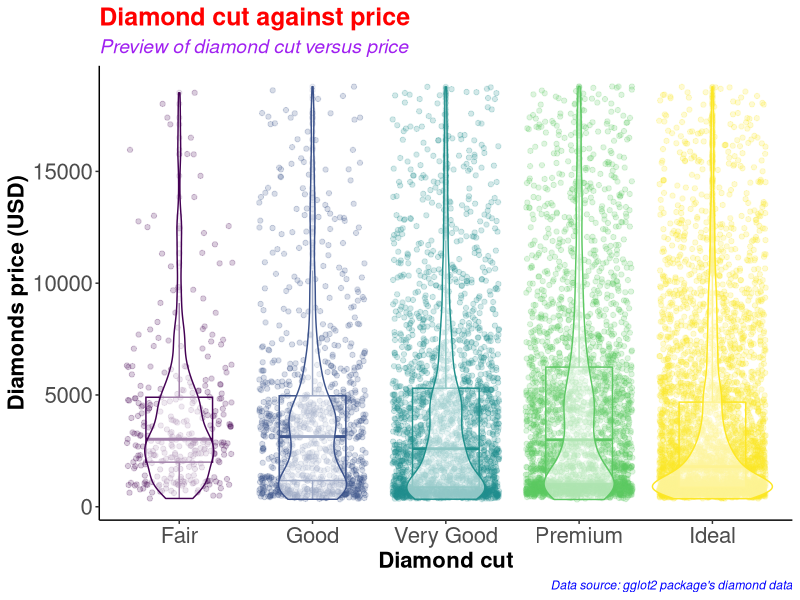
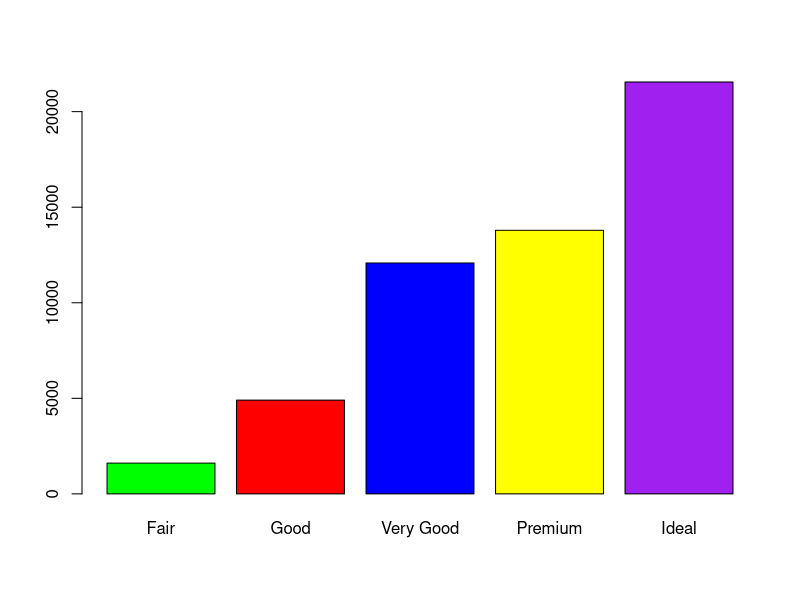
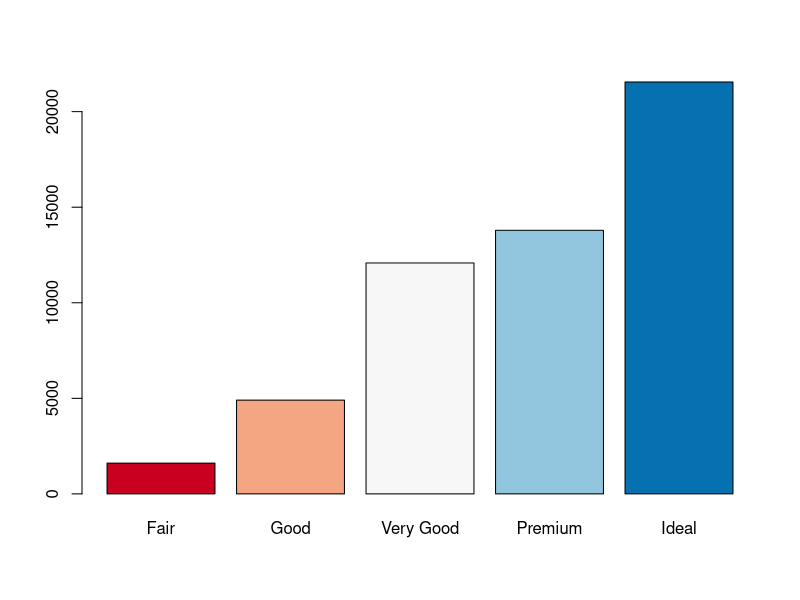
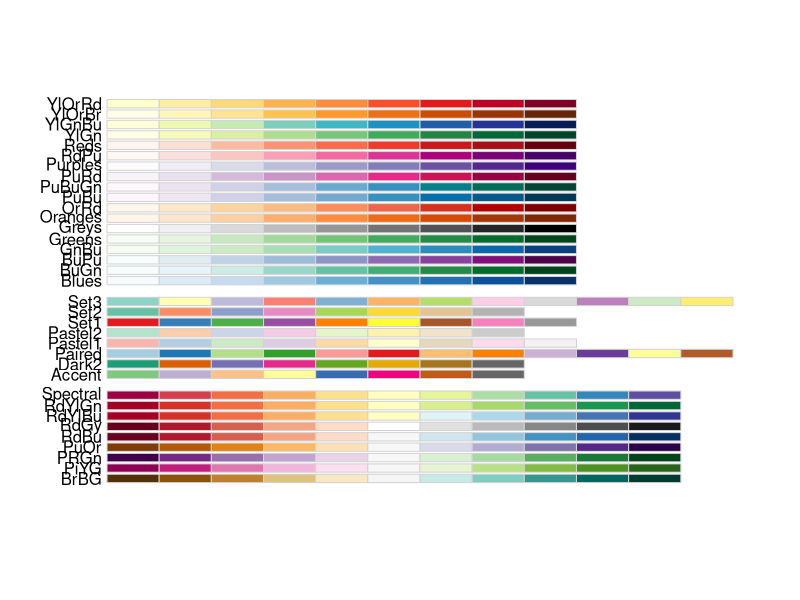
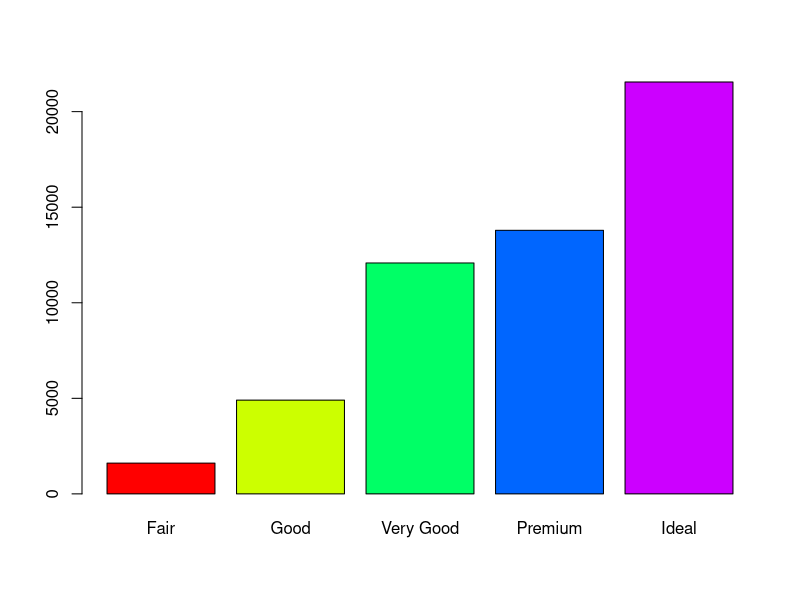
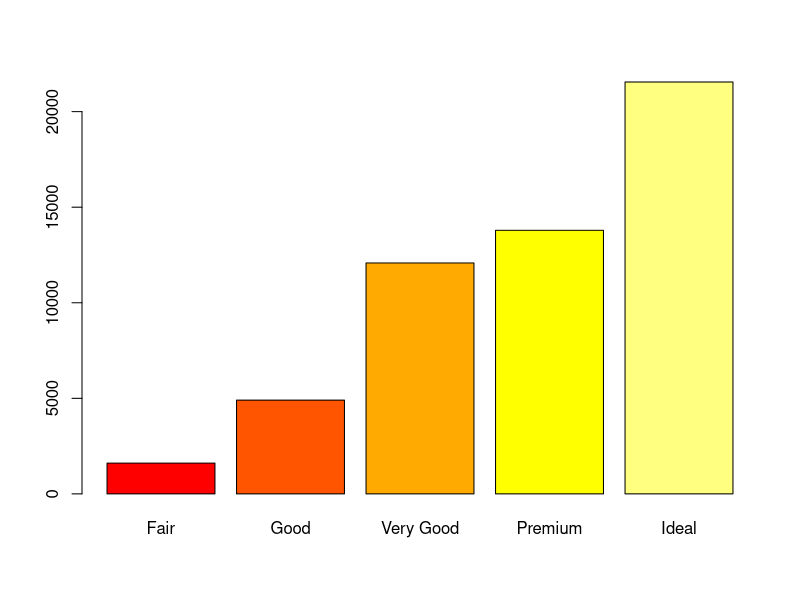
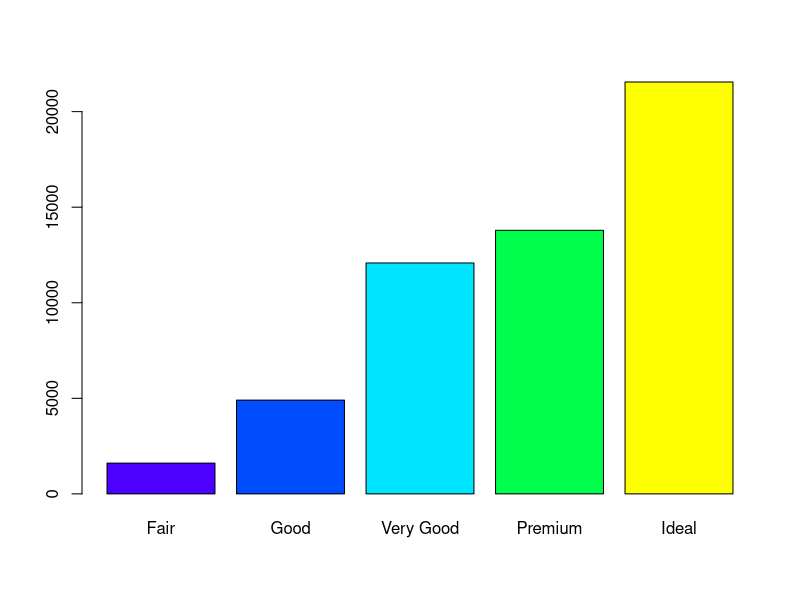
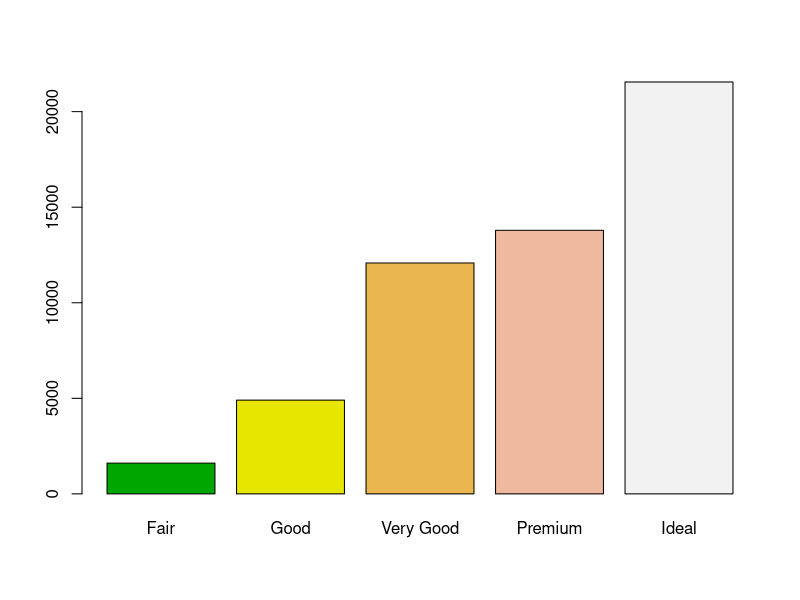

Reproduce these figures in R, in order.
#########################################
# Name: Wyclife Agumba Oluoch           #   
# E-mail: wyclifeoluoch@gmail.com       #
# GitHub: https://github.com/Wycology   #
# Task: Boxplot and violin plots in one #
# Date: 4th Jan 2021                    #
# Last edited: 10th Sept 2021           #
#########################################

# Loading the necessary libraries for the project

base::library(tidyverse) # This is for data wrangling and plotting.
base::library(RColorBrewer) # This is for generating color pallets for the plots.

diamonds_df <- diamonds # Saving the diamonds data-set to a new object in R.

utils::head(diamonds) # Checking the variables in the data-set for subsequent analyses
base::nrow(diamonds) # Checking for the number of rows in the data. 53940 observations
base::ncol(diamonds) # Checking the number of variables in the data-set. 10 variables

diamonds_df %>% # Picking the diamonds data, and then
  dplyr::slice_sample(n = 0.2*(nrow(diamonds))) %>% # Picking a portion of the data-set
  ggplot2::ggplot(ggplot2::aes(x = cut, y = price, color = cut)) + # Adding the mapping variables
  ggplot2::geom_point(position = "jitter", alpha = 0.2) + # Adding jitter and alpha
  ggplot2::geom_boxplot(alpha = 0.1, width = 0.5) + # Modifying dimensions of the boxplot 
  ggplot2::geom_violin(alpha = 0.5) + # Adding violin plot on top of the box and jitter
  ggplot2::theme_classic() + # Adding my preferred theme for publication.
  ggplot2::theme(legend.position = "none") + # Removing the legend; it is on the x-axis
  ggplot2::labs(x = "Diamond cut", # Labels the x-axis.
       y = "Diamonds price (USD)", # Labeling the y-axis
       title = "Diamond cut against price", # Setting tibble of the plot
       subtitle = "Preview of diamond cut versus price", # Descriptive title beneath TITLE
       caption = "Data source: gglot2 package's diamond data") +
  ggplot2::theme(axis.text = ggplot2::element_text(size=16), # Size of labels on tick-marks
        axis.title = ggplot2::element_text(size=16,face="bold")) + # Size of axis labels
  ggplot2::theme(plot.title = ggplot2::element_text(color = 'red', size = 18, face = 'bold'),
        plot.subtitle = ggplot2::element_text(color = 'purple', size = 14, face = 'italic'),
        plot.caption = ggplot2::element_text(color = 'blue', face = 'italic'))

diamonds %>% # Picking the diamonds data, and then
  dplyr::filter(cut == 'Very Good') %>% # Picking the very good cut 
  base::nrow() # counting the number of rows with very good cut

diamonds %>% 
  dplyr::select(cut) %>% 
  base::table() %>% 
  graphics::barplot(col = c('green', 'red', 'blue', 'yellow', 'purple'))

# Instead of specifying the colors, we can simply use the color brewer panel 

diamonds %>% 
  dplyr::select(cut) %>% 
  base::table() %>% 
  graphics::barplot(col = RColorBrewer::brewer.pal(n = 5, name = "RdBu"))
# To display more brewer colors options to use, run the following function:

RColorBrewer::display.brewer.all()

# Can also use rainbow colors

diamonds %>% 
  dplyr::select(cut) %>% 
  base::table() %>% 
  graphics::barplot(col = grDevices::rainbow(5))

# Can also use heat.colors
diamonds %>% 
  dplyr::select(cut) %>% 
  base::table() %>% 
  graphics::barplot(col = grDevices::heat.colors(5))

# Can also use topographic colors

diamonds %>% 
  dplyr::select(cut) %>% 
  base::table() %>% 
  graphics::barplot(col = grDevices::topo.colors(5))

# Can also use terrain colors for the plot
diamonds %>% 
  dplyr::select(cut) %>% 
  base::table() %>% 
  graphics::barplot(col = grDevices::terrain.colors(5))

# Can also use cm.colors
diamonds %>% 
  dplyr::select(cut) %>% 
  base::table() %>% 
  graphics::barplot(col = grDevices::cm.colors(5)) 

# That is awesome. Good for the day.
